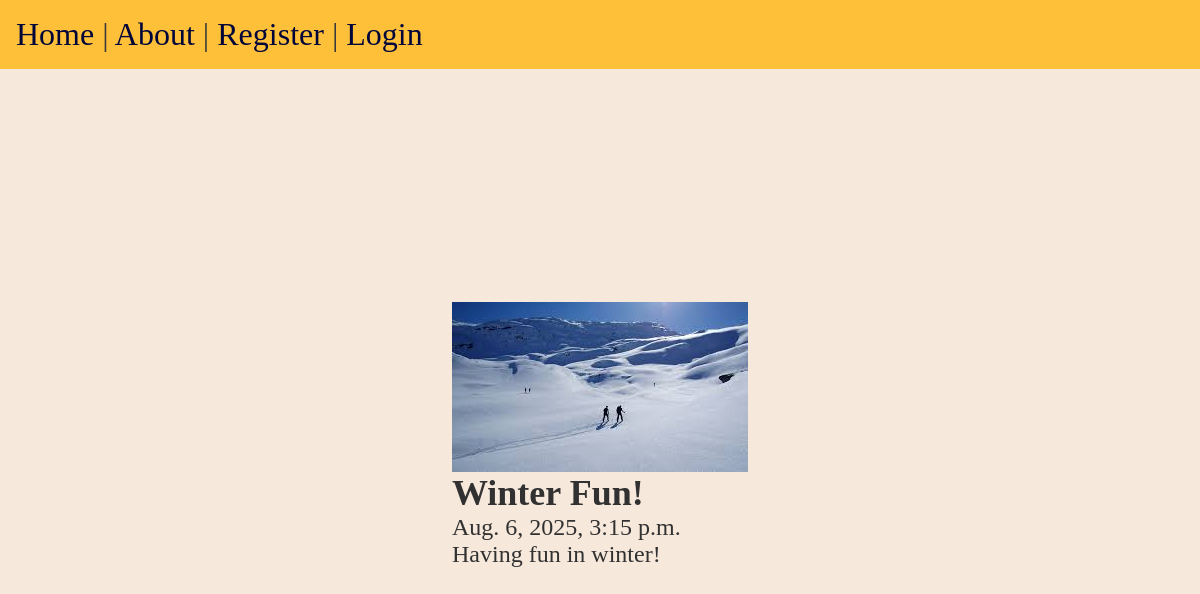
Page /posts/user2-post1 on the committed database.
### posts/models.py (models this page shows, shortened)
class Post(models.Model):
    title = models.CharField(max_length=75)
    body = models.TextField()
    slug = models.SlugField()
    date = models.DateTimeField(auto_now_add=True)
    banner = models.ImageField(default='fallback.png', blank=True)
    author = models.ForeignKey(User, on_delete=models.CASCADE, default=None)

### posts/views.py (the view)
# urls.py: path('<slug:slug>', views.post_page, name='page'),
def post_page(request, slug):
    post = Post.objects.get(slug=slug)
    return render(request, 'posts/post_page.html', {'post':post})

### posts/templates/posts/post_page.html (shortened to what this page needs)
{% extends "layout.html" %}
{% block content %}
    <section>
        <img class="banner"
            src="{{ post.banner.url }}"
            alt = "{{ post.title }}"/>
        <h1>{{ post.title }}</h1>
        <p>{{post.date}}</p>
        <p>{{post.body}}</p>
    </section>
{% endblock %}

### static/css/style.css (style rules this page uses)
* { margin: 0; padding: 0; box-sizing: border-box; }
body { min-height: 100vh; display: flex; flex-flow: column; font-size: 1.5rem; background-color: rgb(247, 232, 220); color: rgb(49, 49, 49); }
h1, h2, h3, h4, h5, h6, p { text-align: left; }
.banner { display: block; width: 100%; max-width: 500px; }

### rows in the picture
Post: banner (picture), title "Winter Fun!", date "Aug. 6, 2025, 3:15 p.m.", body "Having fun in winter!"
